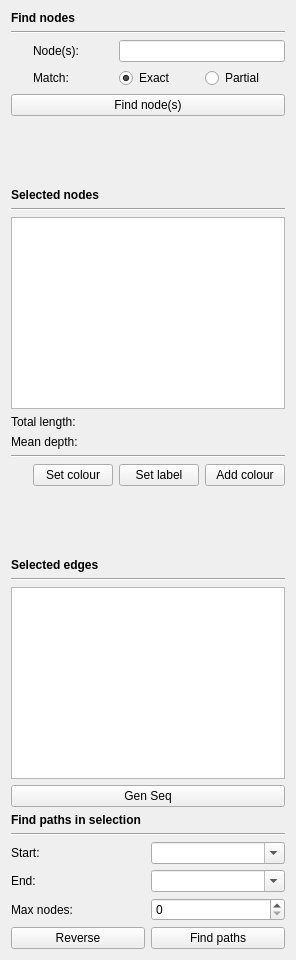
      <widget class="QWidget" name="selectionScrollAreaWidgetContents">
       <property name="geometry">
        <rect>
         <x>0</x>
         <y>0</y>
         <width>249</width>
         <height>899</height>
        </rect>
       </property>
       <property name="sizePolicy">
        <sizepolicy hsizetype="Minimum" vsizetype="Preferred">
         <horstretch>0</horstretch>
         <verstretch>0</verstretch>
        </sizepolicy>
       </property>
       <layout class="QVBoxLayout" name="verticalLayout_4">
        <item>
         <widget class="QLabel" name="label_14">
          <property name="sizePolicy">
           <sizepolicy hsizetype="Minimum" vsizetype="Preferred">
            <horstretch>0</horstretch>
            <verstretch>0</verstretch>
           </sizepolicy>
          </property>
          <property name="font">
           <font>
            <weight>75</weight>
            <bold>true</bold>
           </font>
          </property>
          <property name="text">
           <string>Find nodes</string>
          </property>
         </widget>
        </item>
        <item>
         <widget class="Line" name="line_10">
          <property name="orientation">
           <enum>Qt::Horizontal</enum>
          </property>
         </widget>
        </item>
        <item>
         <widget class="QWidget" name="nodeSelectionWidget" native="true">
          <property name="enabled">
           <bool>true</bool>
          </property>
          <layout class="QGridLayout" name="gridLayout_2">
           <property name="leftMargin">
            <number>0</number>
           </property>
           <property name="topMargin">
            <number>0</number>
           </property>
           <property name="rightMargin">
            <number>0</number>
           </property>
           <property name="bottomMargin">
            <number>0</number>
           </property>
           <item row="1" column="0">
            <widget class="InfoTextWidget" name="selectionSearchNodesMatchTypeInfoText" native="true">
             <property name="enabled">
              <bool>true</bool>
             </property>
             <property name="sizePolicy">
              <sizepolicy hsizetype="Fixed" vsizetype="Fixed">
               <horstretch>0</horstretch>
               <verstretch>0</verstretch>
              </sizepolicy>
             </property>
             <property name="minimumSize">
              <size>
               <width>16</width>
               <height>16</height>
              </size>
             </property>
            </widget>
           </item>
           <item row="1" column="2">
            <widget class="QRadioButton" name="selectionSearchNodesExactMatchRadioButton">
             <property name="focusPolicy">
              <enum>Qt::StrongFocus</enum>
             </property>
             <property name="text">
              <string>Exact</string>
             </property>
             <property name="checked">
              <bool>true</bool>
             </property>
            </widget>
           </item>
           <item row="0" column="1">
            <widget class="QLabel" name="label_12">
             <property name="enabled">
              <bool>true</bool>
             </property>
             <property name="sizePolicy">
              <sizepolicy hsizetype="Minimum" vsizetype="Preferred">
               <horstretch>0</horstretch>
               <verstretch>0</verstretch>
              </sizepolicy>
             </property>
             <property name="text">
              <string>Node(s):</string>
             </property>
            </widget>
           </item>
           <item row="0" column="0">
            <widget class="InfoTextWidget" name="selectionSearchInfoText" native="true">
             <property name="sizePolicy">
              <sizepolicy hsizetype="Fixed" vsizetype="Fixed">
               <horstretch>0</horstretch>
               <verstretch>0</verstretch>
              </sizepolicy>
             </property>
             <property name="minimumSize">
              <size>
               <width>16</width>
               <height>16</height>
              </size>
             </property>
            </widget>
           </item>
           <item row="1" column="1">
            <widget class="QLabel" name="label_16">
             <property name="enabled">
              <bool>true</bool>
             </property>
             <property name="text">
              <string>Match:</string>
             </property>
            </widget>
           </item>
           <item row="1" column="3">
            <widget class="QRadioButton" name="selectionSearchNodesPartialMatchRadioButton">
             <property name="focusPolicy">
              <enum>Qt::StrongFocus</enum>
             </property>
             <property name="text">
              <string>Partial</string>
             </property>
            </widget>
           </item>
           <item row="0" column="2" colspan="2">
            <widget class="QLineEdit" name="selectionSearchNodesLineEdit">
             <property name="enabled">
              <bool>true</bool>
             </property>
             <property name="sizePolicy">
              <sizepolicy hsizetype="Minimum" vsizetype="Fixed">
               <horstretch>0</horstretch>
               <verstretch>0</verstretch>
              </sizepolicy>
             </property>
             <property name="focusPolicy">
              <enum>Qt::StrongFocus</enum>
             </property>
            </widget>
           </item>
          </layout>
         </widget>
        </item>
        <item>
         <widget class="QPushButton" name="selectNodesButton">
          <property name="focusPolicy">
           <enum>Qt::StrongFocus</enum>
          </property>
          <property name="text">
           <string>Find node(s)</string>
          </property>
         </widget>
        </item>
        <item>
         <widget class="QWidget" name="selectedNodesSpacerWidget" native="true">
          <layout class="QVBoxLayout" name="verticalLayout_5">
           <property name="leftMargin">
            <number>0</number>
           </property>
           <property name="topMargin">
            <number>0</number>
           </property>
           <property name="rightMargin">
            <number>0</number>
           </property>
           <property name="bottomMargin">
            <number>0</number>
           </property>
           <item>
            <spacer name="selectedNodesSpacer">
             <property name="orientation">
              <enum>Qt::Vertical</enum>
             </property>
             <property name="sizeType">
              <enum>QSizePolicy::Fixed</enum>
             </property>
             <property name="sizeHint" stdset="0">
              <size>
               <width>20</width>
               <height>60</height>
              </size>
             </property>
            </spacer>
           </item>
          </layout>
         </widget>
        </item>
        <item>
         <widget class="QLabel" name="selectedNodesTitleLabel">
          <property name="sizePolicy">
           <sizepolicy hsizetype="Minimum" vsizetype="Preferred">
            <horstretch>0</horstretch>
            <verstretch>0</verstretch>
           </sizepolicy>
          </property>
          <property name="font">
           <font>
            <weight>75</weight>
            <bold>true</bold>
           </font>
          </property>
          <property name="text">
           <string>Selected nodes</string>
          </property>
         </widget>
        </item>
        <item>
         <widget class="Line" name="selectedNodesLine1">
          <property name="orientation">
           <enum>Qt::Horizontal</enum>
          </property>
         </widget>
        </item>
        <item>
         <widget class="QPlainTextEdit" name="selectedNodesTextEdit">
          <property name="sizePolicy">
           <sizepolicy hsizetype="Ignored" vsizetype="Minimum">
            <horstretch>0</horstretch>
            <verstretch>0</verstretch>
           </sizepolicy>
          </property>
          <property name="readOnly">
           <bool>true</bool>
          </property>
         </widget>
        </item>
        <item>
         <widget class="QLabel" name="selectedNodesLengthLabel">
          <property name="sizePolicy">
           <sizepolicy hsizetype="Minimum" vsizetype="Preferred">
            <horstretch>0</horstretch>
            <verstretch>0</verstretch>
           </sizepolicy>
          </property>
          <property name="text">
           <string>Total length:</string>
          </property>
          <property name="alignment">
           <set>Qt::AlignLeading|Qt::AlignLeft|Qt::AlignVCenter</set>
          </property>
         </widget>
        </item>
        <item>
         <widget class="QLabel" name="selectedNodesDepthLabel">
          <property name="sizePolicy">
           <sizepolicy hsizetype="Minimum" vsizetype="Preferred">
            <horstretch>0</horstretch>
            <verstretch>0</verstretch>
           </sizepolicy>
          </property>
          <property name="text">
           <string>Mean depth:</string>
          </property>
          <property name="alignment">
           <set>Qt::AlignLeading|Qt::AlignLeft|Qt::AlignVCenter</set>
          </property>
         </widget>
        </item>
        <item>
         <widget class="Line" name="selectedNodesLine2">
          <property name="orientation">
           <enum>Qt::Horizontal</enum>
          </property>
         </widget>
        </item>
        <item>
         <widget class="QWidget" name="selectedNodesModificationWidget" native="true">
          <layout class="QGridLayout" name="gridLayout">
           <property name="leftMargin">
            <number>0</number>
           </property>
           <property name="topMargin">
            <number>0</number>
           </property>
           <property name="rightMargin">
            <number>0</number>
           </property>
           <property name="bottomMargin">
            <number>0</number>
           </property>
           <item row="0" column="0">
            <widget class="InfoTextWidget" name="setColourAndLabelInfoText" native="true">
             <property name="sizePolicy">
              <sizepolicy hsizetype="Fixed" vsizetype="Fixed">
               <horstretch>0</horstretch>
               <verstretch>0</verstretch>
              </sizepolicy>
             </property>
             <property name="minimumSize">
              <size>
               <width>16</width>
               <height>16</height>
              </size>
             </property>
            </widget>
           </item>
           <item row="0" column="2">
            <widget class="QPushButton" name="setNodeCustomLabelButton">
             <property name="focusPolicy">
              <enum>Qt::StrongFocus</enum>
             </property>
             <property name="toolTip">
              <string>Ctrl+L</string>
             </property>
             <property name="text">
              <string>Set label</string>
             </property>
            </widget>
           </item>
           <item row="0" column="3">
            <widget class="QPushButton" name="addNodeCustomColourButton">
             <property name="focusPolicy">
              <enum>Qt::StrongFocus</enum>
             </property>
             <property name="text">
              <string>Add colour</string>
             </property>
            </widget>
           </item>
           <item row="0" column="1">
            <widget class="QPushButton" name="setNodeCustomColourButton">
             <property name="focusPolicy">
              <enum>Qt::StrongFocus</enum>
             </property>
             <property name="toolTip">
              <string>Ctrl+O</string>
             </property>
             <property name="text">
              <string>Set colour</string>
             </property>
            </widget>
           </item>
          </layout>
         </widget>
        </item>
        <item>
         <widget class="QWidget" name="selectedEdgesSpacerWidget" native="true">
          <layout class="QVBoxLayout" name="verticalLayout_6">
           <property name="leftMargin">
            <number>0</number>
           </property>
           <property name="topMargin">
            <number>0</number>
           </property>
           <property name="rightMargin">
            <number>0</number>
           </property>
           <property name="bottomMargin">
            <number>0</number>
           </property>
           <item>
            <spacer name="selectedEdgesSpacer">
             <property name="orientation">
              <enum>Qt::Vertical</enum>
             </property>
             <property name="sizeType">
              <enum>QSizePolicy::Fixed</enum>
             </property>
             <property name="sizeHint" stdset="0">
              <size>
               <width>20</width>
               <height>60</height>
              </size>
             </property>
            </spacer>
           </item>
          </layout>
         </widget>
        </item>
        <item>
         <widget class="QLabel" name="selectedEdgesTitleLabel">
          <property name="sizePolicy">
           <sizepolicy hsizetype="Minimum" vsizetype="Preferred">
            <horstretch>0</horstretch>
            <verstretch>0</verstretch>
           </sizepolicy>
          </property>
          <property name="font">
           <font>
            <weight>75</weight>
            <bold>true</bold>
           </font>
          </property>
          <property name="text">
           <string>Selected edges</string>
          </property>
         </widget>
        </item>
        <item>
         <widget class="Line" name="selectedEdgesLine">
          <property name="orientation">
           <enum>Qt::Horizontal</enum>
          </property>
         </widget>
        </item>
        <item>
         <widget class="QPlainTextEdit" name="selectedEdgesTextEdit">
          <property name="sizePolicy">
           <sizepolicy hsizetype="Ignored" vsizetype="Minimum">
            <horstretch>0</horstretch>
            <verstretch>0</verstretch>
           </sizepolicy>
          </property>
          <property name="readOnly">
           <bool>true</bool>
          </property>
         </widget>
        </item>
        <item>
         <widget class="QPushButton" name="selectedEdgesGenSeqButton">
          <property name="text">
           <string>Gen Seq</string>
          </property>
         </widget>
        </item>
        <item>
         <widget class="QLabel" name="selectedNodesPathsTitleLabel">
          <property name="sizePolicy">
           <sizepolicy hsizetype="Minimum" vsizetype="Preferred">
            <horstretch>0</horstretch>
            <verstretch>0</verstretch>
           </sizepolicy>
          </property>
          <property name="font">
           <font>
            <weight>75</weight>
            <bold>true</bold>
           </font>
          </property>
          <property name="text">
           <string>Find paths in selection</string>
          </property>
         </widget>
        </item>
        <item>
         <widget class="Line" name="selectedNodesPathsLine">
          <property name="orientation">
           <enum>Qt::Horizontal</enum>
          </property>
         </widget>
        </item>
        <item>
         <widget class="QWidget" name="selectedNodesPathsWidget" native="true">
          <layout class="QGridLayout" name="gridLayout_selectedNodesPaths">
           <property name="leftMargin">
            <number>0</number>
           </property>
           <property name="topMargin">
            <number>0</number>
           </property>
           <property name="rightMargin">
            <number>0</number>
           </property>
           <property name="bottomMargin">
            <number>0</number>
           </property>
           <item row="0" column="0">
            <widget class="QLabel" name="selectedNodesPathStartLabel">
             <property name="text">
              <string>Start:</string>
             </property>
            </widget>
           </item>
           <item row="0" column="1">
            <widget class="QComboBox" name="selectedNodesPathStartComboBox">
             <property name="editable">
              <bool>true</bool>
             </property>
            </widget>
           </item>
           <item row="1" column="0">
            <widget class="QLabel" name="selectedNodesPathEndLabel">
             <property name="text">
              <string>End:</string>
             </property>
            </widget>
           </item>
           <item row="1" column="1">
            <widget class="QComboBox" name="selectedNodesPathEndComboBox">
             <property name="editable">
              <bool>true</bool>
             </property>
            </widget>
           </item>
           <item row="2" column="0">
            <widget class="QLabel" name="selectedNodesPathMaxNodesLabel">
             <property name="text">
              <string>Max nodes:</string>
             </property>
            </widget>
           </item>
           <item row="2" column="1">
            <widget class="QSpinBox" name="selectedNodesPathMaxNodesSpinBox"/>
           </item>
           <item row="3" column="0">
            <widget class="QPushButton" name="selectedNodesPathReverseButton">
             <property name="text">
              <string>Reverse</string>
             </property>
            </widget>
           </item>
           <item row="3" column="1">
            <widget class="QPushButton" name="selectedNodesFindPathsButton">
             <property name="text">
              <string>Find paths</string>
             </property>
            </widget>
           </item>
          </layout>
         </widget>
        </item>
        <item>
         <spacer name="verticalSpacer_5">
          <property name="orientation">
           <enum>Qt::Vertical</enum>
          </property>
          <property name="sizeHint" stdset="0">
           <size>
            <width>20</width>
            <height>40</height>
           </size>
          </property>
         </spacer>
        </item>
       </layout>
      </widget>
